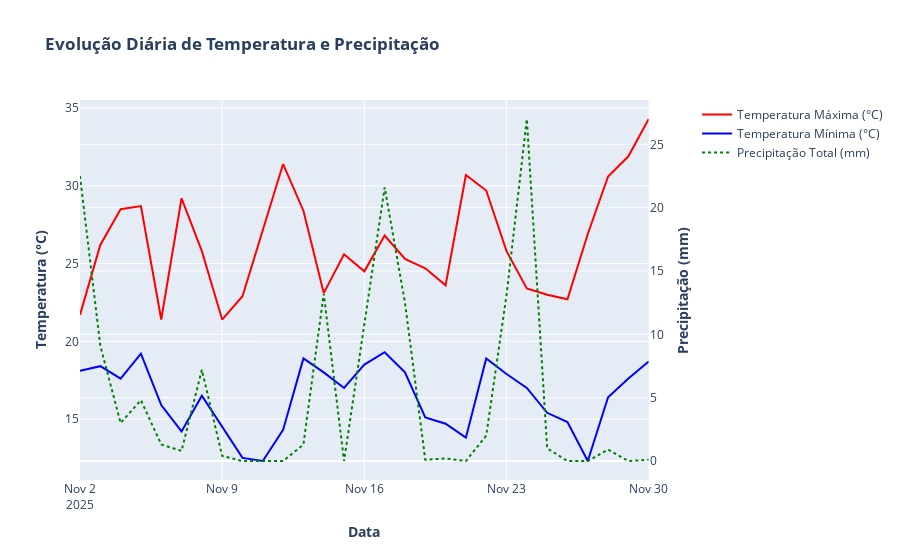

The cell this chart's notebook holds for it:
### Markdown cell above
## Visualização Interativa dos Dados de Tempo


* Gera um gráfico de linha interativo que mostra a evolução diária da temperatura máxima, temperatura mínima e a soma de precipitação ao longo do período, com legendas claras e títulos em português, para uma compreensão visual das tendências.

* Para criar um gráfico interativo que visualize a evolução diária da temperatura máxima, temperatura mínima e precipitação total, utilizarei a biblioteca `plotly.graph_objects` e `plotly.subplots.make_subplots`. Esta abordagem permite ter dois eixos Y independentes (um para temperatura e outro para precipitação) em um único gráfico interativo, melhorando a análise visual. Adicionarei legendas, títulos e rótulos de eixo em português para garantir clareza.

### Code cell
import plotly.graph_objects as go
from plotly.subplots import make_subplots

# Cria uma figura com dois eixos Y
fig = make_subplots(specs=[[{"secondary_y": True}]])

# Adiciona o traço para Temperatura Máxima
fig.add_trace(
    go.Scatter(x=df['Data'], y=df['Temperatura Máxima (°C)'], name='Temperatura Máxima (°C)', mode='lines', line=dict(color='red')),
    secondary_y=False,
)

# Adiciona o traço para Temperatura Mínima
fig.add_trace(
    go.Scatter(x=df['Data'], y=df['Temperatura Mínima (°C)'], name='Temperatura Mínima (°C)', mode='lines', line=dict(color='blue')),
    secondary_y=False,
)

# Adiciona o traço para Precipitação Total
fig.add_trace(
    go.Scatter(x=df['Data'], y=df['Precipitação Total (mm)'], name='Precipitação Total (mm)', mode='lines', line=dict(color='green', dash='dot')),
    secondary_y=True,
)

# Configura o layout do gráfico
fig.update_layout(
    title_text='<b>Evolução Diária de Temperatura e Precipitação</b>',
    # Define o título do gráfico em negrito
    hovermode='x unified'  # Mostra informações de todas as séries no hover
)

# Configura o eixo Y primário (Temperatura)
fig.update_yaxes(
    title_text='<b>Temperatura (°C)</b>',  # Rótulo do eixo Y primário em negrito
    secondary_y=False,
)

# Configura o eixo Y secundário (Precipitação)
fig.update_yaxes(
    title_text='<b>Precipitação (mm)</b>',  # Rótulo do eixo Y secundário em negrito
    secondary_y=True,
)

# Configura o eixo X (Data)
fig.update_xaxes(
    title_text='<b>Data</b>'  # Rótulo do eixo X em negrito
)

fig.show()

### Figure 1 — Plotly figure (JSON) as saved in the notebook; plotly's stock layout.template omitted (floating-point values rounded to 4 significant figures)
{"data": [{"line": {"color": "red"}, "mode": "lines", "name": "Temperatura Máxima (°C)", "type": "scatter", "x": ["2025-11-02T00:00:00-03:00", "2025-11-03T00:00:00-03:00", "2025-11-04T00:00:00-03:00", "2025-11-05T00:00:00-03:00", "2025-11-06T00:00:00-03:00", "2025-11-07T00:00:00-03:00", "2025-11-08T00:00:00-03:00", "2025-11-09T00:00:00-03:00", "2025-11-10T00:00:00-03:00", "2025-11-11T00:00:00-03:00", "2025-11-12T00:00:00-03:00", "2025-11-13T00:00:00-03:00", "2025-11-14T00:00:00-03:00", "2025-11-15T00:00:00-03:00", "2025-11-16T00:00:00-03:00", "2025-11-17T00:00:00-03:00", "2025-11-18T00:00:00-03:00", "2025-11-19T00:00:00-03:00", "2025-11-20T00:00:00-03:00", "2025-11-21T00:00:00-03:00", "2025-11-22T00:00:00-03:00", "2025-11-23T00:00:00-03:00", "2025-11-24T00:00:00-03:00", "2025-11-25T00:00:00-03:00", "2025-11-26T00:00:00-03:00", "2025-11-27T00:00:00-03:00", "2025-11-28T00:00:00-03:00", "2025-11-29T00:00:00-03:00", "2025-11-30T00:00:00-03:00"], "xaxis": "x", "y": [21.7, 26.2, 28.5, 28.7, 21.4, 29.2, 25.8, 21.4, 22.9, 27.1, 31.4, 28.4, 23.1, 25.6, 24.5, 26.8, 25.3, 24.7, 23.6, 30.7, 29.7, 25.8, 23.4, 23, 22.7, 26.9, 30.6, 31.9, 34.3], "yaxis": "y"}, {"line": {"color": "blue"}, "mode": "lines", "name": "Temperatura Mínima (°C)", "type": "scatter", "x": ["2025-11-02T00:00:00-03:00", "2025-11-03T00:00:00-03:00", "2025-11-04T00:00:00-03:00", "2025-11-05T00:00:00-03:00", "2025-11-06T00:00:00-03:00", "2025-11-07T00:00:00-03:00", "2025-11-08T00:00:00-03:00", "2025-11-09T00:00:00-03:00", "2025-11-10T00:00:00-03:00", "2025-11-11T00:00:00-03:00", "2025-11-12T00:00:00-03:00", "2025-11-13T00:00:00-03:00", "2025-11-14T00:00:00-03:00", "2025-11-15T00:00:00-03:00", "2025-11-16T00:00:00-03:00", "2025-11-17T00:00:00-03:00", "2025-11-18T00:00:00-03:00", "2025-11-19T00:00:00-03:00", "2025-11-20T00:00:00-03:00", "2025-11-21T00:00:00-03:00", "2025-11-22T00:00:00-03:00", "2025-11-23T00:00:00-03:00", "2025-11-24T00:00:00-03:00", "2025-11-25T00:00:00-03:00", "2025-11-26T00:00:00-03:00", "2025-11-27T00:00:00-03:00", "2025-11-28T00:00:00-03:00", "2025-11-29T00:00:00-03:00", "2025-11-30T00:00:00-03:00"], "xaxis": "x", "y": [18.1, 18.4, 17.6, 19.2, 15.9, 14.2, 16.5, 14.5, 12.5, 12.3, 14.3, 18.9, 18, 17, 18.5, 19.3, 18, 15.1, 14.7, 13.8, 18.9, 17.9, 17, 15.4, 14.8, 12.3, 16.4, 17.6, 18.7], "yaxis": "y"}, {"line": {"color": "green", "dash": "dot"}, "mode": "lines", "name": "Precipitação Total (mm)", "type": "scatter", "x": ["2025-11-02T00:00:00-03:00", "2025-11-03T00:00:00-03:00", "2025-11-04T00:00:00-03:00", "2025-11-05T00:00:00-03:00", "2025-11-06T00:00:00-03:00", "2025-11-07T00:00:00-03:00", "2025-11-08T00:00:00-03:00", "2025-11-09T00:00:00-03:00", "2025-11-10T00:00:00-03:00", "2025-11-11T00:00:00-03:00", "2025-11-12T00:00:00-03:00", "2025-11-13T00:00:00-03:00", "2025-11-14T00:00:00-03:00", "2025-11-15T00:00:00-03:00", "2025-11-16T00:00:00-03:00", "2025-11-17T00:00:00-03:00", "2025-11-18T00:00:00-03:00", "2025-11-19T00:00:00-03:00", "2025-11-20T00:00:00-03:00", "2025-11-21T00:00:00-03:00", "2025-11-22T00:00:00-03:00", "2025-11-23T00:00:00-03:00", "2025-11-24T00:00:00-03:00", "2025-11-25T00:00:00-03:00", "2025-11-26T00:00:00-03:00", "2025-11-27T00:00:00-03:00", "2025-11-28T00:00:00-03:00", "2025-11-29T00:00:00-03:00", "2025-11-30T00:00:00-03:00"], "xaxis": "x", "y": [22.5, 9.1, 3, 4.8, 1.3, 0.8, 7.2, 0.4, 0, 0, 0, 1.3, 13.2, 0, 11, 21.6, 12.5, 0.1, 0.2, 0, 2, 13.1, 27, 1, 0, 0, 0.9, 0, 0.1], "yaxis": "y2"}], "layout": {"hovermode": "x unified", "title": {"text": "<b>Evolução Diária de Temperatura e Precipitação</b>"}, "xaxis": {"anchor": "y", "domain": [0, 0.94], "title": {"text": "<b>Data</b>"}}, "yaxis": {"anchor": "x", "domain": [0, 1], "title": {"text": "<b>Temperatura (°C)</b>"}}, "yaxis2": {"anchor": "x", "overlaying": "y", "side": "right", "title": {"text": "<b>Precipitação (mm)</b>"}}}}
